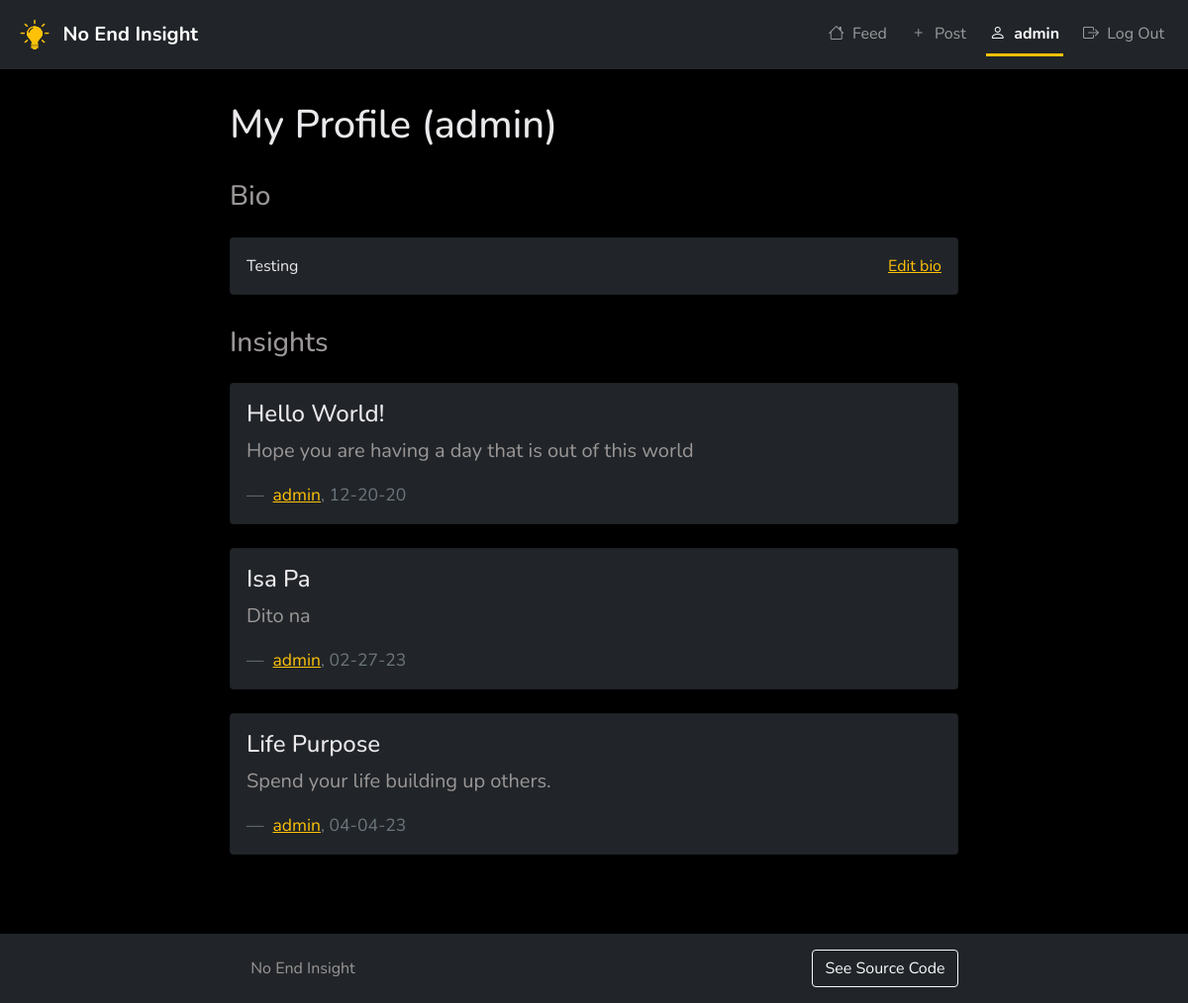
The app's page /profile (signed in), older data.
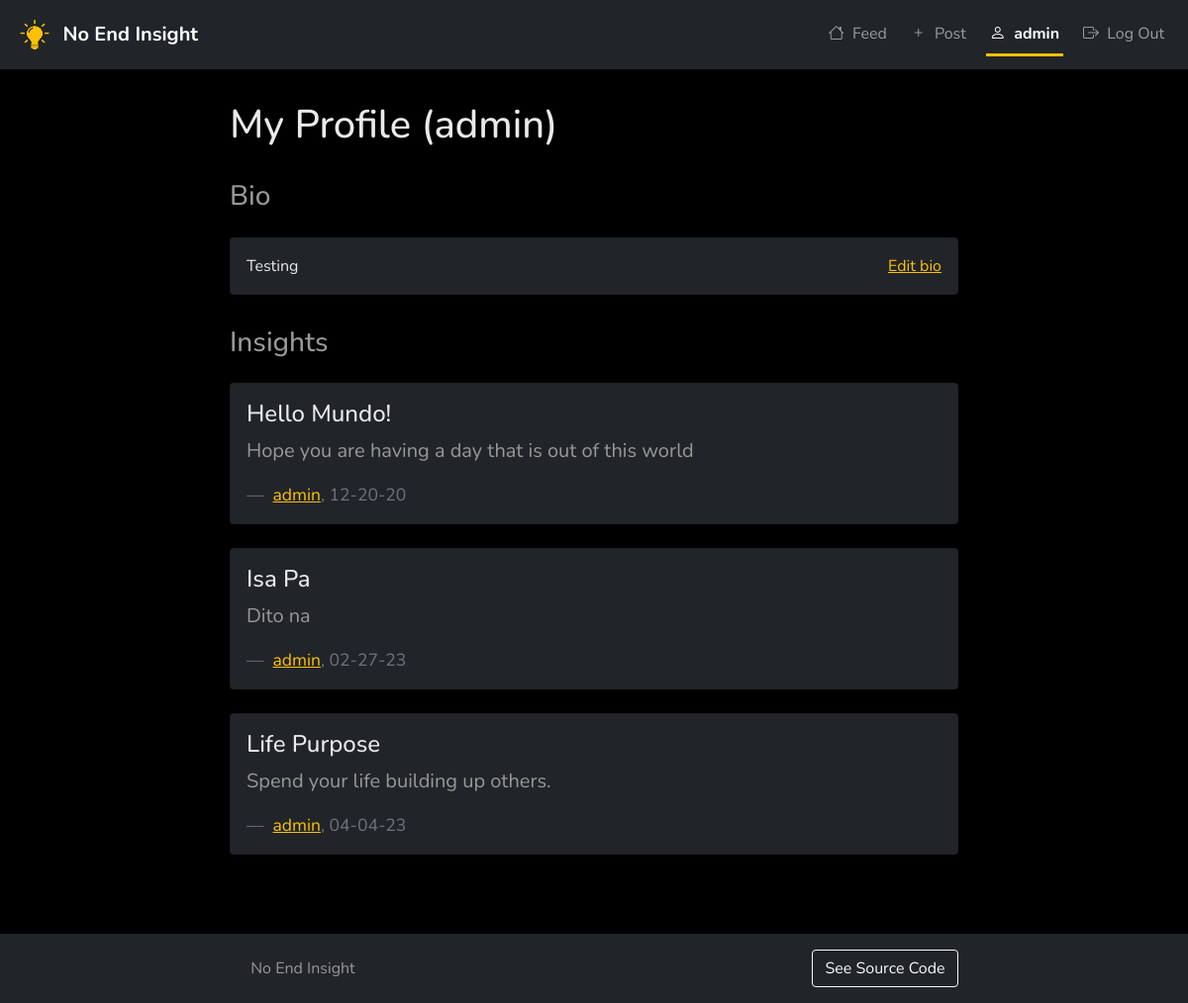
The same page, newer data.
### app.py (models this page shows)
class User(db.Model):
    id = db.Column(db.Integer, primary_key=True, nullable=False)
    username = db.Column(db.String(50), unique=True, nullable=False)
    password = db.Column(db.String(50), nullable=False)
    bio = db.Column(db.String(300))
    insights = db.relationship("Insight", backref="author")

class Insight(db.Model):
    id = db.Column(db.Integer, primary_key=True, nullable=False)
    title = db.Column(db.String(50), nullable=False)
    body = db.Column(db.Text, nullable=False)
    date = db.Column(db.DateTime, nullable=False, default=datetime.utcnow)
    author_id = db.Column(db.Integer, db.ForeignKey("user.id"))

### app.py (the view)
@app.route("/profile")
@app.route("/profile/<string:username>")
def profile(username=None):
    auth_user = User.query.get(session.get('user_id'))
    if not auth_user:
        abort(401)
    view_user = auth_user
    if username:
        view_user = User.query.filter_by(username=username).first() # User whose profile you're attempting to view
        if not view_user:
            abort(404)
    own_profile = auth_user.id == view_user.id
    return render_template("profile.html", auth_user=auth_user, view_user=view_user, own_profile=own_profile)

### templates/profile.html (shortened to what this page needs)
{% extends "layout.html" %} {% block nav_items %}
<a class="nav-link px-1 mx-2" href="{{ url_for('index') }}">
  <i class="bi bi-house me-1"></i>
  <span>Feed</span>
</a>
<a class="nav-link px-1 mx-2" href="{{ url_for('post') }}">
  <i class="bi bi-plus me-1"></i>
  <span>Post</span>
</a>
<a
  class="nav-link px-1 mx-2 {{ 'active' if own_profile else '' }}"
  href="{{ url_for('profile') }}"
>
  <i class="bi bi-person me-1"></i>
  <span>{{ auth_user.username }}</span>
</a>
<a class="nav-link px-1 mx-2" href="{{ url_for('api_logout') }}">
  <i class="bi bi-box-arrow-right me-1"></i>
  <span>Log Out</span>
</a>
{% endblock %} {% block content %}
<main class="content col-sm-12 col-md-8 mx-auto">
  {% if own_profile %}
  <h1>My Profile ({{ view_user.username }})</h1>
  {% else %}
  <h1>{{ view_user.username }}'s Profile</h1>
  {% endif %}
  <div class="py-4">
    <section>
      <h3 class="dark-text">Bio</h3>
      <div class="card bg-dark my-4">
        <form
          id="bio-form"
          action="{{ url_for('api_update_bio') }}"
          method="POST"
        >
          <div class="card-body d-flex">
            <div class="flex-grow-1">{{ view_user.bio }}</div>
            <a id="edit-bio-link" class="icon-link ms-auto" href="#"
              >Edit bio</a
            >
          </div>
        </form>
      </div>
    </section>
    <section class="pt-2">
      <h3 class="dark-text">Insights</h3>
      {% if view_user.insights %} {% for insight in view_user.insights %}
      <div class="card bg-dark my-4">
        <div class="card-body">
          <h4 class="card-title">{{ insight.title }}</h4>
          <blockquote class="blockquote mb-0">
            <p class="dark-text">{{ insight.body }}</p>
            <footer class="blockquote-footer pt-3">
              <a
                href="{{ url_for('profile',username=insight.author.username) }}"
                >{{ insight.author.username }}</a
              >, {{ insight.date.strftime("%m-%d-%y") }}
            </footer>
          </blockquote>
        </div>
      </div>
      {% endfor %} {% else %}
      <p class="text-muted my-4">
        No insights available.
        <a href="{{ url_for('post') }}">Post about one!</a>
      </p>
      {% endif %}
    </section>
  </div>
</main>
{% endblock %}

### templates/layout.html (shortened to what this page needs)
<!DOCTYPE html>
<html lang="en">
  <head>
    <link
      href="https://cdn.jsdelivr.net/npm/bootstrap@5.0.0-beta1/dist/css/bootstrap.min.css"
      rel="stylesheet"
    />
    <link
      rel="stylesheet"
      href="https://cdnjs.cloudflare.com/ajax/libs/bootstrap-icons/1.7.2/font/bootstrap-icons.min.css"
    />
    <link
      rel="stylesheet"
      href="{{ url_for('static', filename='styles.css') }}"
    />
  </head>
  <body>
    <nav class="navbar navbar-expand-lg navbar-dark bg-dark">
      <div class="container-fluid">
        <a class="navbar-brand mb-0" href="{{ url_for('index') }}">
          <img
            src="{{ url_for('static', filename='lightbulb.webp') }}"
            width="30"
            height="30"
            class="d-inline-block align-top mx-2"
          />
          No End Insight</a
        >
        <div
          class="collapse navbar-collapse justify-content-end"
          id="navbarNavAltMarkup"
        >
          <div class="navbar-nav navbar-right">
            {% block nav_items %} {% endblock %}
          </div>
        </div>
      </div>
    </nav>
    {% block content %}{% endblock %}
    <div
      class="nav-footer container-fluid bg-dark d-flex justify-content-center align-items-center"
    >
      <div class="row py-2 w-100 d-flex">
        <div class="col d-flex justify-content-center align-items-center">
          <span class="dark-text">No End Insight</span>
        </div>
        <div class="col d-flex justify-content-center align-items-center">
          <a
            class="btn btn-outline-light float-right"
            href="https://github.com/brighamband/flask-no-end-insight"
            target="_blank"
          >
            See Source Code
          </a>
        </div>
      </div>
    </div>
  </body>
</html>

### static/styles.css (style rules this page uses)
:root { --light-text-color: #ebe9ec; --dark-text-color: #9b9797; --navbar-footer-height: 70px; color-scheme: dark; }
html, body { font-family: 'Nunito', Helvetica, sans-serif; background: black; color: var(--light-text-color); height: 100%; margin: 0; }
a { color: var(--bs-warning); }
nav { min-height: var( --navbar-footer-height ); }
.nav-footer { height: var(--navbar-footer-height); }
.navbar-brand { font-weight: bold; }
.active { font-weight: bold; border-bottom-width: 2; border-bottom: 3px solid var(--bs-warning); }
.content { padding: 2rem; min-height: calc( 100vh - var(--navbar-footer-height) - var(--navbar-footer-height) ); }
.dark-text { color: var(--dark-text-color); }

Row changes from the older to the newer data that the page shows:
changed Insight "Hope you are having a day that is out of this world": title "Hello World!" → "Hello Mundo!"
